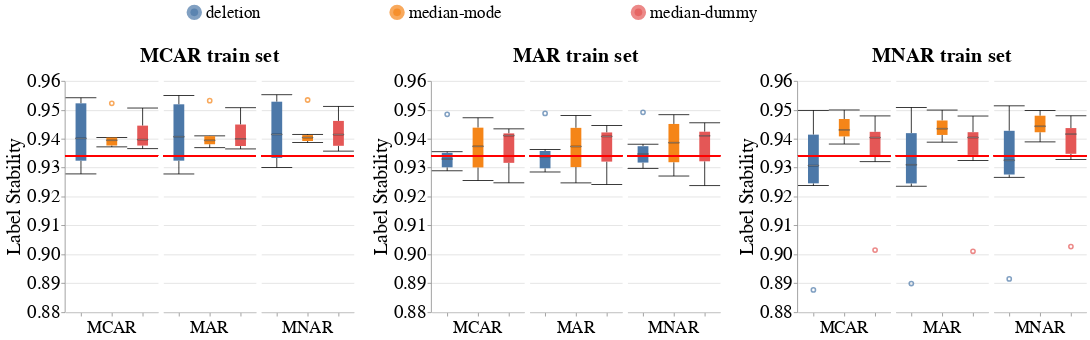

Here is the notebook cell this chart was saved with:
### Code cell
create_box_plots_for_diff_imputers_v2(dataset_name=DATASET_NAME,
                                      model_name='lgbm_clf',
                                      metric_name='label_stability',
                                      db_client=db_client)
